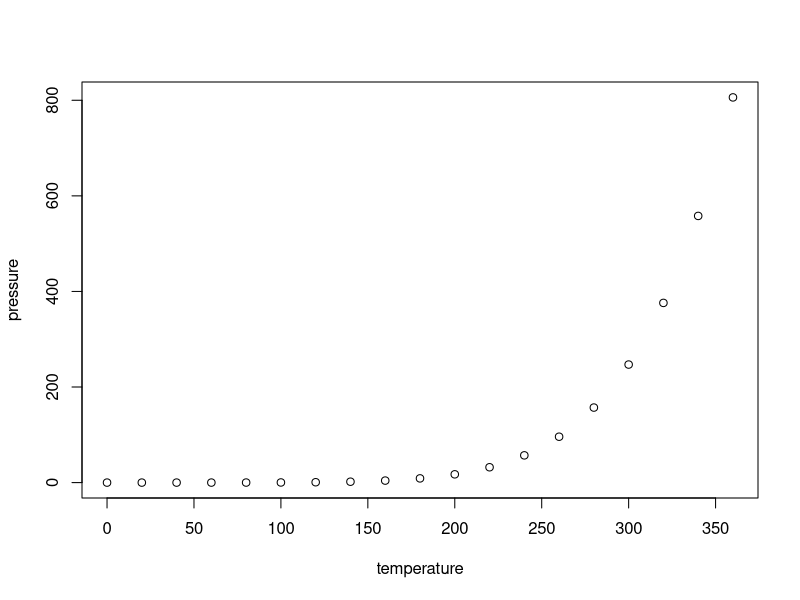
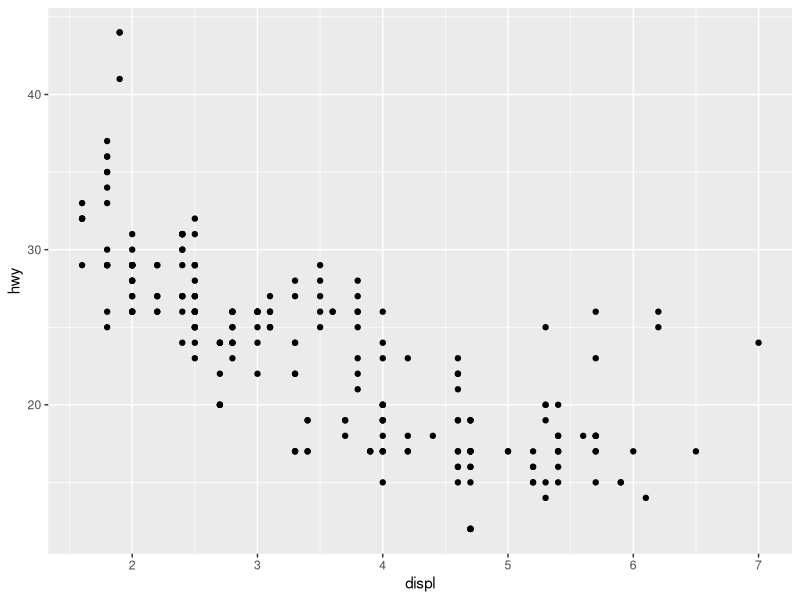
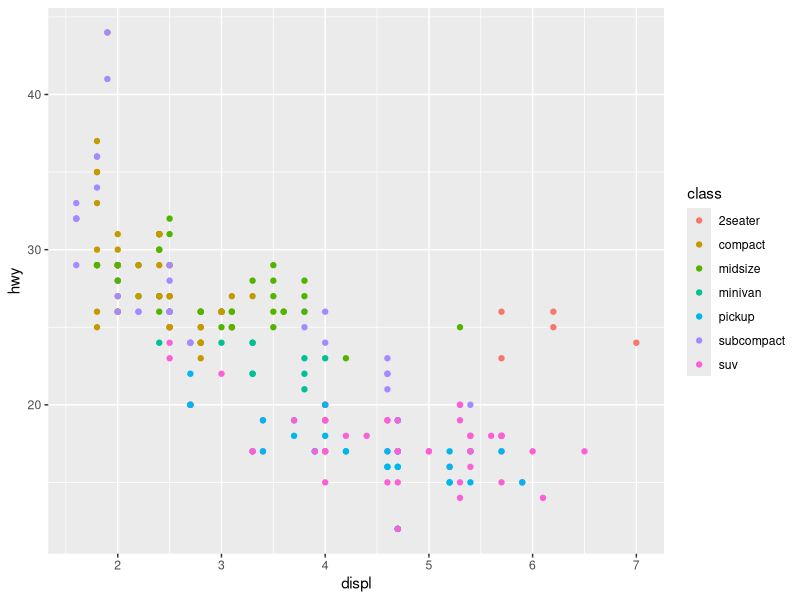
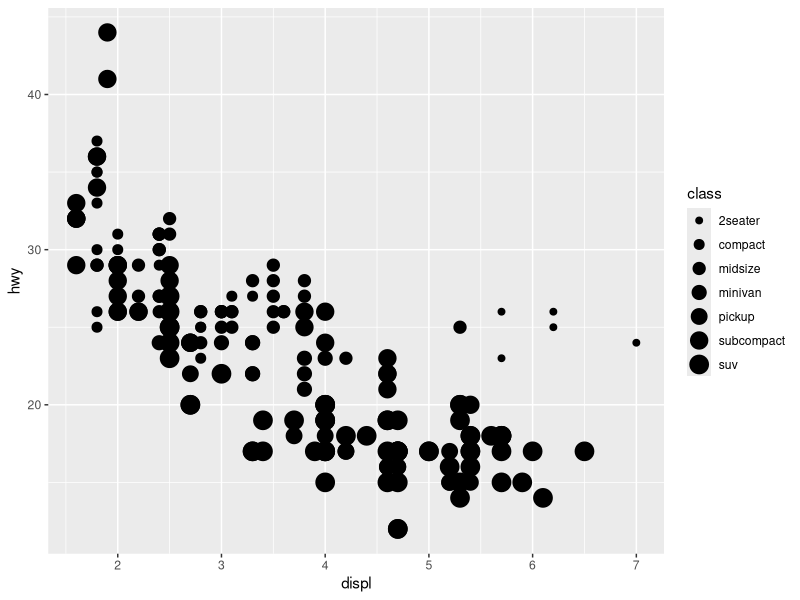
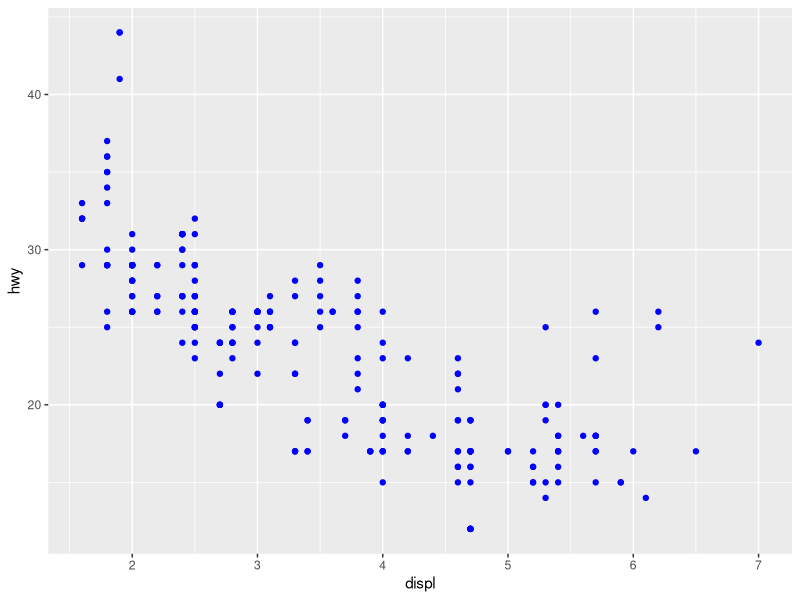
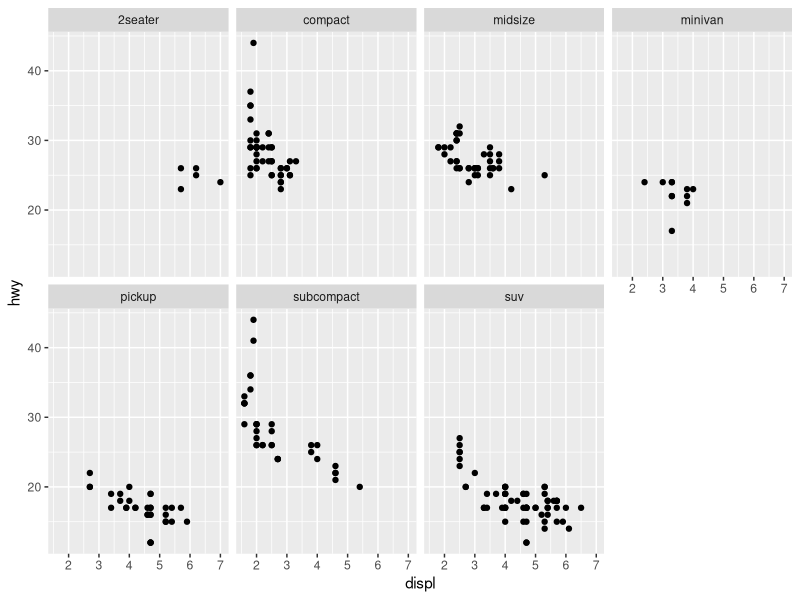
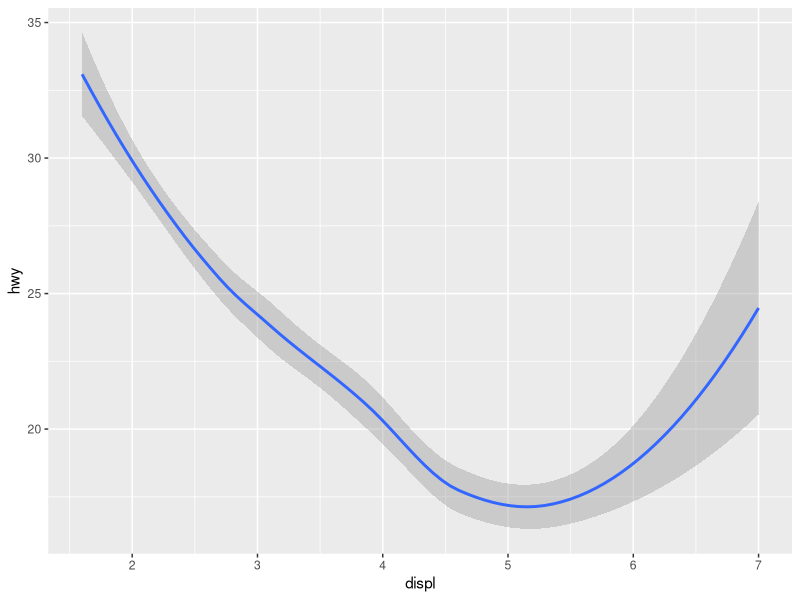
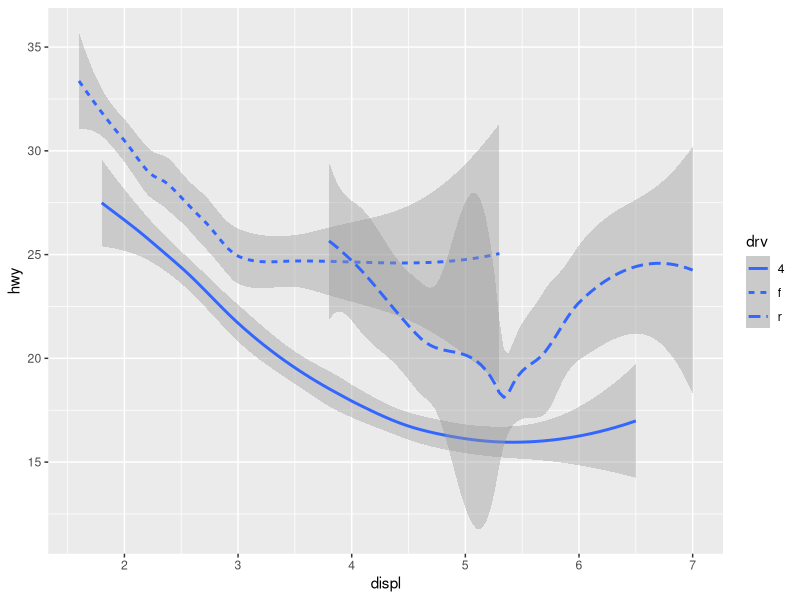

The R source for these figures, in order:
## ---- chunk 1
knitr::opts_chunk$set(echo = TRUE)
## ---- chunk 2
summary(cars)
## ---- chunk 3
plot(pressure)
## ---- chunk 4
library(tidyverse)
mpg
ggplot(data=mpg)+geom_point(mapping=aes(x=displ,y=hwy))
ggplot(data=mpg)+geom_point(mapping=aes(x=displ,y=hwy,color=class))
ggplot(data=mpg)+geom_point(mapping=aes(x=displ,y=hwy,size=class))
#size variable gives warning because mapping on unordered variable to an ordered aesthetic(size) is not a good idea
library(tidyverse)
ggplot(data=mpg)+geom_point(mapping=aes(x=displ,y=hwy),color="blue")


#Facets: Subplots that each display onr subset of data.
ggplot(data=mpg)+geom_point(mapping=aes(x=displ,y=hwy))+
                              facet_wrap(~class,nrow=2)

ggplot(data=mpg)+geom_smooth(mapping=aes(x=displ,y=hwy))
ggplot(data=mpg)+geom_smooth(mapping=aes(x=displ,y=hwy,linetype=drv))
ggplot(data=mpg)+geom_smooth(mapping=aes(x=displ,y=hwy,linetype=drv))+geom_point(mapping = aes(x=displ,y=hwy))
#ggplot provides 30 geom

